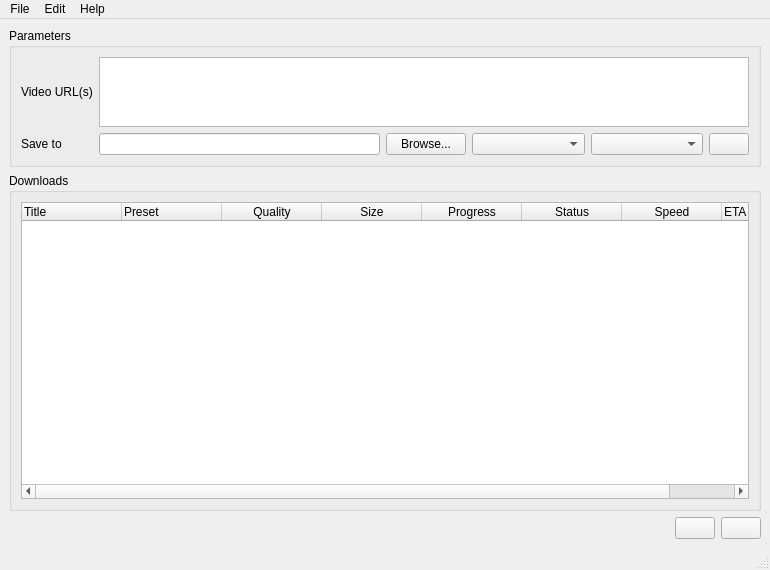
<?xml version="1.0" encoding="UTF-8"?>
<ui version="4.0">
 <class>MainWindow</class>
 <widget class="QMainWindow" name="MainWindow">
  <property name="geometry">
   <rect>
    <x>0</x>
    <y>0</y>
    <width>770</width>
    <height>570</height>
   </rect>
  </property>
  <property name="windowTitle">
   <string>YT Video Downloader</string>
  </property>
  <widget class="QWidget" name="centralwidget">
   <property name="font">
    <font>
     <pointsize>9</pointsize>
    </font>
   </property>
   <layout class="QVBoxLayout" name="verticalLayout" stretch="2,5,0">
    <item>
     <widget class="QGroupBox" name="gb_params">
      <property name="title">
       <string>Parameters</string>
      </property>
      <layout class="QGridLayout" name="gridLayout" columnstretch="1,5,1,2,2,0">
       <item row="2" column="0">
        <widget class="QLabel" name="lb_path">
         <property name="sizePolicy">
          <sizepolicy hsizetype="Preferred" vsizetype="Preferred">
           <horstretch>0</horstretch>
           <verstretch>0</verstretch>
          </sizepolicy>
         </property>
         <property name="minimumSize">
          <size>
           <width>0</width>
           <height>0</height>
          </size>
         </property>
         <property name="text">
          <string>Save to</string>
         </property>
        </widget>
       </item>
       <item row="2" column="2">
        <widget class="QPushButton" name="pb_path">
         <property name="text">
          <string>Browse...</string>
         </property>
        </widget>
       </item>
       <item row="2" column="5">
        <widget class="QPushButton" name="pb_add"/>
       </item>
       <item row="2" column="1">
        <widget class="QLineEdit" name="le_path">
         <property name="enabled">
          <bool>true</bool>
         </property>
         <property name="readOnly">
          <bool>true</bool>
         </property>
        </widget>
       </item>
       <item row="0" column="0">
        <widget class="QLabel" name="lb_link">
         <property name="minimumSize">
          <size>
           <width>0</width>
           <height>0</height>
          </size>
         </property>
         <property name="text">
          <string>Video URL(s)</string>
         </property>
        </widget>
       </item>
       <item row="2" column="3">
        <widget class="QComboBox" name="dd_preset">
         <property name="toolTip">
          <string>Select preset</string>
         </property>
        </widget>
       </item>
       <item row="2" column="4">
        <widget class="QComboBox" name="dd_quality">
         <property name="toolTip">
          <string>Select video quality</string>
         </property>
        </widget>
       </item>
       <item row="0" column="1" colspan="5">
        <widget class="QPlainTextEdit" name="te_link"/>
       </item>
      </layout>
     </widget>
    </item>
    <item>
     <widget class="QGroupBox" name="gb_downloads">
      <property name="title">
       <string>Downloads</string>
      </property>
      <layout class="QGridLayout" name="gridLayout_3">
       <item row="1" column="0">
        <widget class="QTreeWidget" name="tw">
         <attribute name="headerVisible">
          <bool>true</bool>
         </attribute>
         <column>
          <property name="text">
           <string>Title</string>
          </property>
         </column>
         <column>
          <property name="text">
           <string>Preset</string>
          </property>
         </column>
         <column>
          <property name="text">
           <string>Quality</string>
          </property>
          <property name="textAlignment">
           <set>AlignCenter</set>
          </property>
         </column>
         <column>
          <property name="text">
           <string>Size</string>
          </property>
          <property name="textAlignment">
           <set>AlignCenter</set>
          </property>
         </column>
         <column>
          <property name="text">
           <string>Progress</string>
          </property>
          <property name="textAlignment">
           <set>AlignCenter</set>
          </property>
         </column>
         <column>
          <property name="text">
           <string>Status</string>
          </property>
          <property name="textAlignment">
           <set>AlignCenter</set>
          </property>
         </column>
         <column>
          <property name="text">
           <string>Speed</string>
          </property>
          <property name="textAlignment">
           <set>AlignCenter</set>
          </property>
         </column>
         <column>
          <property name="text">
           <string>ETA</string>
          </property>
         </column>
        </widget>
       </item>
      </layout>
     </widget>
    </item>
    <item>
     <layout class="QHBoxLayout" name="horizontalLayout_2">
      <item>
       <spacer name="horizontalSpacer_2">
        <property name="orientation">
         <enum>Qt::Orientation::Horizontal</enum>
        </property>
        <property name="sizeHint" stdset="0">
         <size>
          <width>40</width>
          <height>20</height>
         </size>
        </property>
       </spacer>
      </item>
      <item>
       <widget class="QPushButton" name="pb_clear">
        <property name="toolTip">
         <string>&lt;html&gt;&lt;head/&gt;&lt;body&gt;&lt;p&gt;Clear&lt;/p&gt;&lt;/body&gt;&lt;/html&gt;</string>
        </property>
        <property name="text">
         <string/>
        </property>
        <property name="iconSize">
         <size>
          <width>20</width>
          <height>20</height>
         </size>
        </property>
       </widget>
      </item>
      <item>
       <widget class="QPushButton" name="pb_download">
        <property name="toolTip">
         <string>&lt;html&gt;&lt;head/&gt;&lt;body&gt;&lt;p&gt;Download&lt;/p&gt;&lt;/body&gt;&lt;/html&gt;</string>
        </property>
        <property name="text">
         <string/>
        </property>
        <property name="iconSize">
         <size>
          <width>20</width>
          <height>20</height>
         </size>
        </property>
       </widget>
      </item>
     </layout>
    </item>
   </layout>
  </widget>
  <widget class="QStatusBar" name="statusBar"/>
  <widget class="QMenuBar" name="menuBar">
   <property name="geometry">
    <rect>
     <x>0</x>
     <y>0</y>
     <width>770</width>
     <height>33</height>
    </rect>
   </property>
   <widget class="QMenu" name="menuFile">
    <property name="title">
     <string>File</string>
    </property>
    <addaction name="action_open_bin_folder"/>
    <addaction name="action_open_log_folder"/>
    <addaction name="separator"/>
    <addaction name="action_exit"/>
   </widget>
   <widget class="QMenu" name="menuHelp">
    <property name="title">
     <string>Help</string>
    </property>
    <addaction name="action_about"/>
   </widget>
   <widget class="QMenu" name="menuEdit">
    <property name="title">
     <string>Edit</string>
    </property>
    <addaction name="action_clear_url_list"/>
   </widget>
   <addaction name="menuFile"/>
   <addaction name="menuEdit"/>
   <addaction name="menuHelp"/>
  </widget>
  <action name="action_about">
   <property name="text">
    <string>About</string>
   </property>
  </action>
  <action name="action_exit">
   <property name="text">
    <string>Exit</string>
   </property>
  </action>
  <action name="action_clear_url_list">
   <property name="text">
    <string>Clear URL List</string>
   </property>
  </action>
  <action name="action_open_bin_folder">
   <property name="text">
    <string>Open Binaries Folder</string>
   </property>
  </action>
  <action name="action_open_log_folder">
   <property name="text">
    <string>Open Log Folder</string>
   </property>
  </action>
 </widget>
 <tabstops>
  <tabstop>tw</tabstop>
 </tabstops>
 <resources/>
 <connections/>
</ui>
